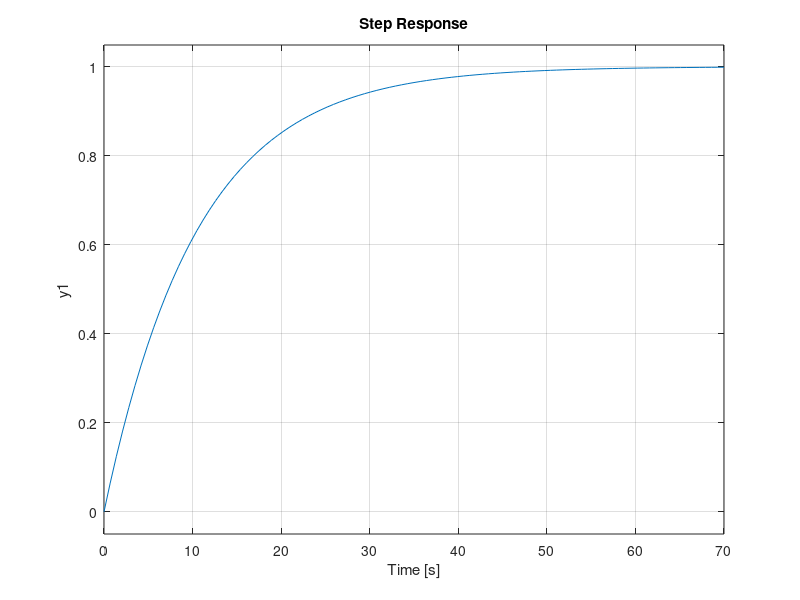

Write MATLAB code to recreate this figure. (Note: this script raises an error after producing the figure.)
T = 1
s = tf('s')
z = tf('z',T)

Gs = 1/(10.5*s+1)
Gz = c2d(Gs,T,'zoh')
Tz = z^(-5)

Dz = Tz/(Gz*(1-Tz))
Dz = minreal(Dz)

step(Gs)
hold on
dstep(Gz,T)
